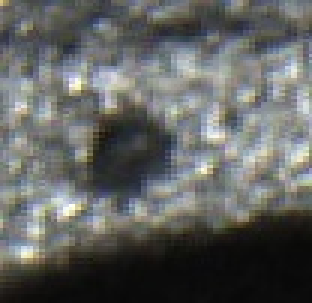
#> input picture copy-pasting-master/crop/Image_1_1_fn3553_1.jpg, 104 x 101 px (shown 3 times larger)
$ python -i image_helper.py   (imports and definitions only)
#> lines starting #> are read from the running program, lines starting #| are printed output that depends on the picture
#!/usr/bin/env python
# -*- coding: utf-8 -*-
import numpy as np
import cv2
import math
import os
import hashlib

# [44 lines left out: functions convert_keypoint2dict, convert_dict2keypoint, cv_imread, not called in this run]

def cv_cvt2gray(image):
    shapelen = len(image.shape)
    if shapelen == 2:
        return image
    else:
        return cv2.cvtColor(image, cv2.COLOR_BGR2GRAY)

# 图像缩放: 保持宽高比，设置 width, height 之一即可
def cv_resize_image(image, width=None, height=None, inter=cv2.INTER_AREA):
    # Grab the image size
    (h, w) = image.shape[:2]

    # If both the width and height are None, then return the original image
    if width is None and height is None:
        return image

    # Check to see if the width is None
    if width is None:
        # Calculate the ratio of the height and construct the dimensions
        r = height / float(h)
        dim = (int(w * r), height)
    # Otherwise, the height is None
    elif height is None:
        # Calculate the ratio of the width and construct the dimensions
        r = width / float(w)
        dim = (width, int(h * r))
    else:
        dim = (width, height)

    # Resize the image
    resized = cv2.resize(image, dim, interpolation=inter)

    # Return the resized image
    return resized

def prepare_cv_image( image, resize_width=None, resize_height=None, cvt2gray=True):
    if isinstance(image, str):
        img = cv_imread(image)
    else:
        img = image
    if img is None:
        # 读取图片异常
        return img

    if cvt2gray:
        img = cv_cvt2gray(img)
    if not resize_width or not resize_height:
        img = cv_resize_image(img, resize_width, resize_height)
    return img

# [7 lines left out: function get_file_md5, not called in this run]

>>> import cv2
>>> picture = cv2.imread('../../../../copy-pasting-master/crop/Image_1_1_fn3553_1.jpg')
#> picture is the input picture: shape (101, 104, 3); mean B, G, R 97.3, 99.2, 97.4
>>> result = prepare_cv_image(picture)
#> in cv_cvt2gray, `return cv2.cvtColor(image, cv2.COLOR_BGR2GRAY)`:
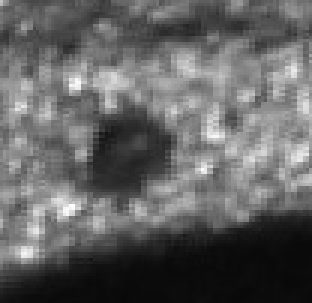
#> returned value: shape (101, 104) (shown 3 times larger); min 8, max 253, mean 98.5

$ run again, on copy-pasting-master/crop/Image_1_1_fn6026_1.jpg
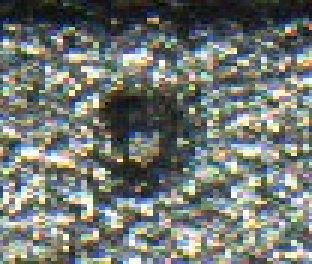
#> input picture copy-pasting-master/crop/Image_1_1_fn6026_1.jpg, 104 x 88 px (shown 3 times larger)
#> picture is the input picture: shape (88, 104, 3); mean B, G, R 114.7, 119.1, 113.6
#> in cv_cvt2gray, `return cv2.cvtColor(image, cv2.COLOR_BGR2GRAY)`:
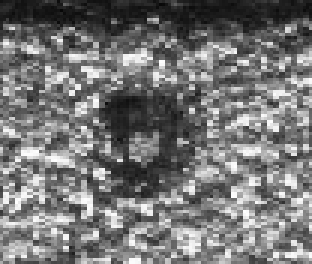
#> returned value: shape (88, 104) (shown 3 times larger); min 7, max 254, mean 116.9
